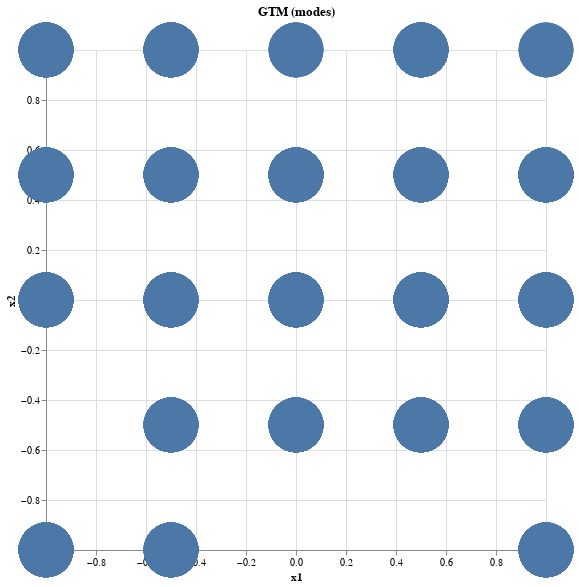

Notebook code cell kept with this figure:
### Code cell
gtm_modes_all.display()

### Figure 1 — Vega-Lite specification as saved in the notebook (floating-point values rounded to 4 significant figures; data arrays with more than 128 entries replaced by an {"elided": "..."} marker saying what was removed)
{"config": {"view": {"continuousWidth": 300, "continuousHeight": 300}}, "data": {"name": "data-3499160f7ded7d77f4dd11a39909473b"}, "mark": {"type": "circle"}, "encoding": {"size": {"value": 3000}, "tooltip": [{"field": "x1", "type": "quantitative"}, {"field": "x2", "type": "quantitative"}, {"field": "label", "type": "nominal"}], "x": {"field": "x1", "type": "quantitative"}, "y": {"field": "x2", "type": "quantitative"}}, "height": 500, "title": "GTM (modes)", "width": 500, "$schema": "https://vega.github.io/schema/vega-lite/v5.17.0.json", "datasets": {"data-3499160f7ded7d77f4dd11a39909473b": {"elided": "623 records"}}}
